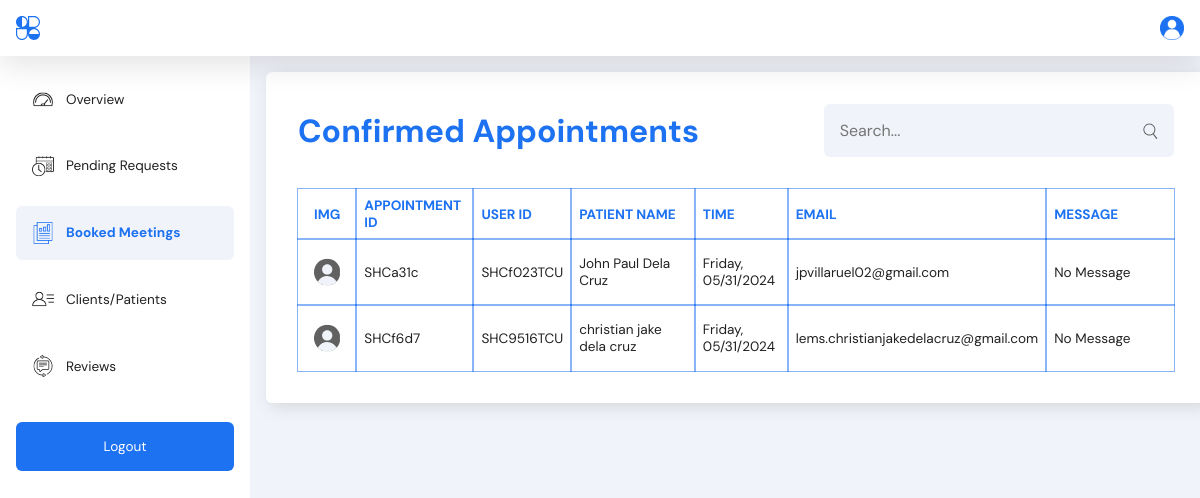
/admin/booked.php (signed in), run on an earlier commit of the app's database.
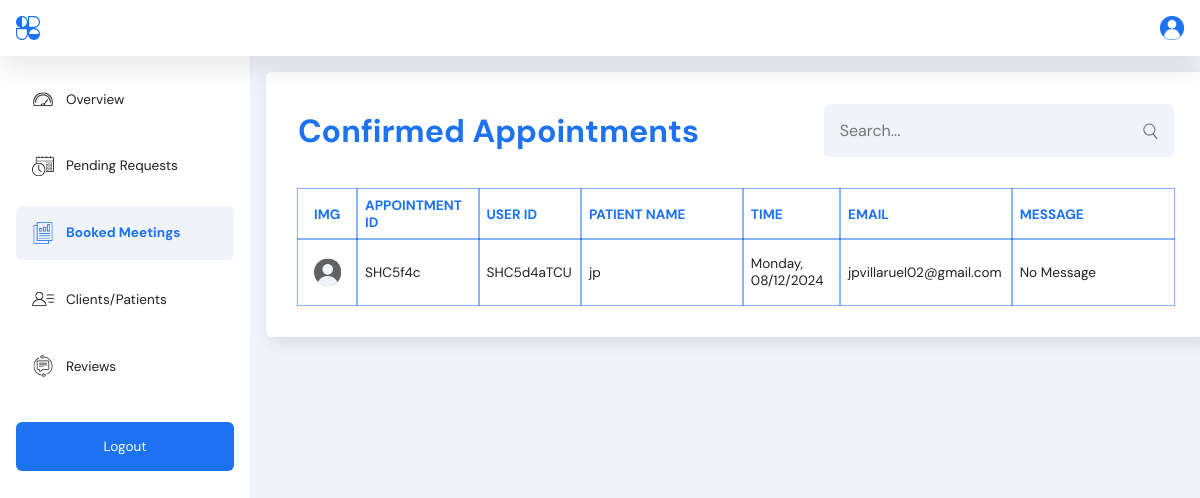
And on a later commit of the database.
### tables this page shows
CREATE TABLE `appointments` (
  `user_id` varchar(20) NOT NULL,
  `appointment_id` varchar(20) NOT NULL,
  `name` varchar(255) NOT NULL,
  `email` varchar(255) NOT NULL,
  `contact` varchar(30) NOT NULL,
  `message` varchar(255) NOT NULL,
  `date` varchar(30) NOT NULL,
  `time` varchar(30) NOT NULL,
  `location` varchar(30) NOT NULL,
  `status` varchar(100) NOT NULL,
  `created_at` datetime NOT NULL
);

### admin/booked.php (the view, shortened to what this page needs)
<?php
require_once '../includes/dbh.inc.php';
$query  = "SELECT * FROM appointments WHERE status = 'accepted' ";
$result = $conn->query($query);
$users = [];
if ($result->num_rows > 0) {
  while($row = $result->fetch_assoc()) {
      $users[] = $row;
  }
}
?>
<!DOCTYPE html>
<html lang="en">
<head>
  <link rel="stylesheet" href="../src/dist/styles.css" />
</head>
<body>
  <main>
    <?php include("includes/nav.php"); ?>
    <?php include("includes/side_nav.php"); ?>
    <section class="account__container admin-cards">
      <div class="appointments__container appointments__page">
        <div class="appointments">
          <div class="top_header">
            <h4>Confirmed Appointments</h4>
            <form class="search__bar">
              <input type="text" name="appointment" id="appointment" placeholder="Search..." />
              <button type="submit">
                <img src="../assets/admin_images/search.svg" alt="search icon" />
              </button>
            </form>
          </div>
          <table>
            <thead>
              <tr>
                <th class="patient_img">IMG</th>
                <th class="patient_name" style="width: 7.5rem">APPOINTMENT ID</th>
                <th class="patient_id" style="width: 2rem">USER ID</th>
                <th class="patient_name">PATIENT NAME</th>
                <th class="patient_time">TIME</th>
                <th class="patient_email">EMAIL</th>
                <th class="patient_message">MESSAGE</th>
              </tr>
            </thead>
            <?php foreach ($users as $user){?>
            <tr>
              <td>
                <img src="../assets/admin_images/default_image.svg" class="img"
                  style="border-radius: 4rem; width: 2rem; height: 2rem" />
              </td>
              <td><?php echo $user['appointment_id']; ?></td>
              <td><?php echo $user['user_id']; ?></td>
              <td><?php echo $user['name']; ?></td>
              <td><?php echo $user['date']; ?></td>
              <td><?php echo $user['email']; ?></td>
              <?php if(strlen($user['message']) === 0){ ?>
                <td>No Message</td>
              <?php } else {?>
                <td><?php echo $user['message']; ?></td>
              <?php } ?>
            </tr>
            <?php } ?>
          </table>
        </div>
      </div>
    </section>
  </main>
</body>
</html>

### admin/includes/nav.php
<nav class="account__header admin-header" style="z-index: 1">
  <img src="../assets/images/logoipsum.svg" alt="logo" class="logo" />
  <div class="account__profile_image">
    <img src="../assets/images/default_profile_image.png" alt="account image" />
  </div>
</nav>

### admin/includes/side_nav.php
<?php $current_page = basename($_SERVER['PHP_SELF']); ?>
<nav class="side__nav admin-sidenav">
  <ul>
    <li <?php echo ($current_page == 'dashboard.php') ? 'class="active__link"' : ''; ?>>
      <a href="../admin/dashboard.php">
        <img
          src="../assets/admin_images/<?php echo ($current_page == 'dashboard.php') ? 'dashboard_active.png' : 'dashboard.svg'; ?>"
          alt="" style="width: 1.375rem; height: 1.375rem" />Overview</a>
    </li>
    <li <?php echo ($current_page == 'appointments.php') ? 'class="active__link"' : ''; ?>>
      <a href="../admin/appointments.php">
        <img
          src="../assets/admin_images/<?php echo ($current_page == 'appointments.php') ? 'appointments_active.png' : 'appointments.svg'; ?>"
          alt="" style="width: 1.375rem; height: 1.375rem" />Pending Requests</a>
    </li>
    <li <?php echo ($current_page == 'booked.php') ? 'class="active__link"' : ''; ?>>
      <a href="../admin/booked.php">
        <img
          src="../assets/admin_images/<?php echo ($current_page == 'booked.php') ? 'reports_active.png' : 'reports.svg'; ?>"
          alt="" style="width: 1.375rem; height: 1.375rem" />Booked Meetings</a>
    </li>
    <li <?php echo ($current_page == 'patients.php') ? 'class="active__link"' : ''; ?>>
      <a href="../admin/patients.php">
        <img
          src="../assets/admin_images/<?php echo ($current_page == 'patients.php') ? 'patients_active.png' : 'patients.svg'; ?>"
          alt="" style="width: 1.375rem; height: 1.375rem" />Clients/Patients</a>
    </li>
    <li <?php echo ($current_page == 'feedback.php') ? 'class="active__link"' : ''; ?>>
      <a href="../admin/feedback.php">
        <img
          src="../assets/admin_images/<?php echo ($current_page == 'feedback.php') ? 'feedback_active.svg' : 'feedback.svg'; ?>"
          alt="" style="width: 1.375rem; height: 1.375rem" />Reviews</a>
    </li>
    <li id="logout_button">
      <a href="../includes/logout.php" class="logout__button">Logout</a>
    </li>
  </ul>
</nav>

What changed in the data, as far as the page shows it:
removed appointments: appointment "SHCa31c", user_id "SHCf023TCU", name "John Paul Dela Cruz", date "Friday, 05/31/2024", email "jpvillaruel02@gmail.com", message "No Message"
removed appointments: appointment "SHCf6d7", user_id "SHC9516TCU", name "christian jake dela cruz", date "Friday, 05/31/2024", email "lems.christianjakedelacruz@gmail.com", message "No Message"
added appointments: appointment "SHC5f4c", user_id "SHC5d4aTCU", name "jp", date "Monday, 08/12/2024", email "jpvillaruel02@gmail.com", message "No Message"
